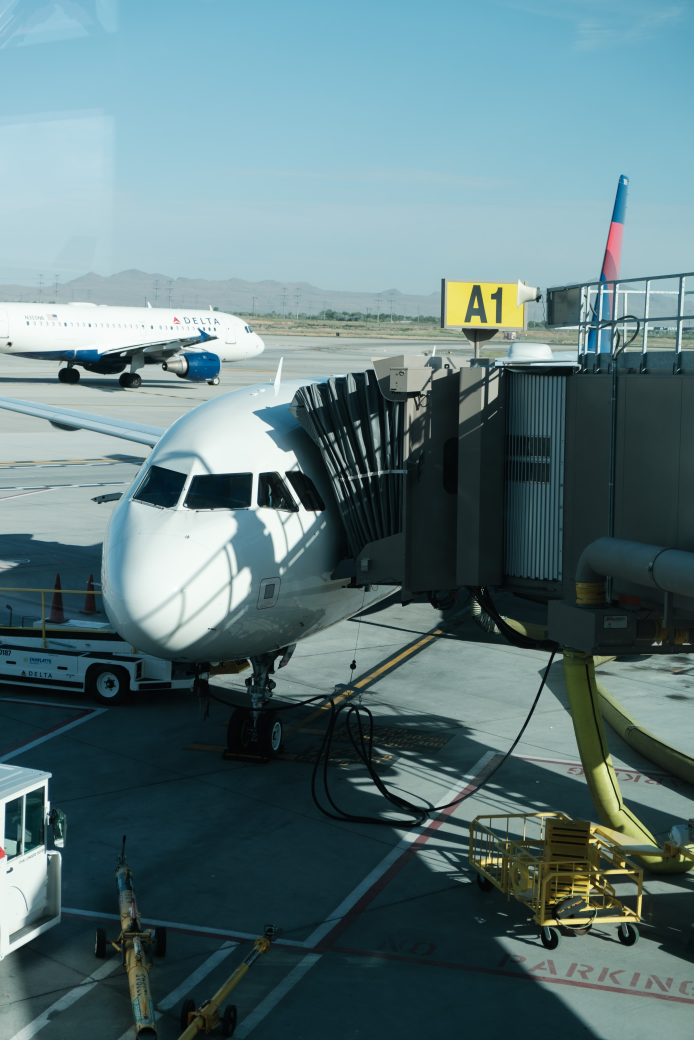
#> input picture dipCode/project0/images/airplane.jpg, 4160 x 6240 px (shown at 1/6 size); its folder holds 4 pictures in this run; the run also reads 1 picture not shown here
$ python main.py
#> lines starting #> are read from the running program, lines starting #| are printed output that depends on the picture
# pylint: disable=redefined-outer-name, unreachable, missing-function-docstring
"""
Image Processing Project 0: Starter Code
"""

import os
import numpy as np
import skimage as ski
import matplotlib.pyplot as plt

# Question 1.a:
def numpy_vec_op():
    # TODO: generate a numpy vector containing 0-4 using numpy function arange()
    ##  ***************** Your code starts here ***************** ##

    arr = np.arange(start=0, stop=5)

    ##  ***************** Your code ends here ***************** ##

    x = np.array([4, 5, 6, 7, 8])

    # TODO: perform a dot product with 'x', store it in 'result'

    ##  ***************** Your code starts here ***************** ##

    result = np.dot(arr, x)

    ##  ***************** Your code ends here ***************** ##

    if result != 70.0:
        print("\033[91mIncorrect!\033[00m")
    else:
        print("\033[92mCorrect!\033[00m")


# Question 1.b:
def numpy_mat_op():
    # TODO: generate a numpy matrix [[0, 1], [2, 3]] using numpy function arange() and reshape()
    ##  ***************** Your code starts here ***************** ##

    arr = np.arange(0, 4)
    B = arr.reshape(2, 2)

    ##  ***************** Your code ends here ***************** ##

    A = np.array([[5, 6], [7, 8]])

    # TODO: perform a dot product with 'A'
    ##  ***************** Your code starts here ***************** ##

    result = np.dot(B, A)

    ##  ***************** Your code ends here ***************** ##

    if np.sum(result - np.array([[7, 8], [31, 36]])) != 0:
        print("\033[91mIncorrect!\033[00m")
    else:
        print("\033[92mCorrect!\033[00m")


# Question 1.c:
def numpy_3d_op():
    # TODO: create a 10x10x3 matrix (think of this as an RGB image)
    ##  ***************** Your code starts here ***************** ##

    fake_rgb = np.ones((10, 10, 3))

    ##  ***************** Your code ends here ***************** ##

    weights = [0.3, 0.6, 0.1]

    # TODO: Compute the dot-product of the 10x10x3 matrix and 'weights' to get a 10x10 matrix
    ##  ***************** Your code starts here ***************** ##

    result = np.dot(fake_rgb, weights)

    ##  ***************** Your code ends here ***************** ##
    # Notice that you just took your 3-color "image" and made it 1 color!

    if result.shape != (10, 10):
        print("\033[91mIncorrect!\033[00m")
    else:
        print("\033[92mCorrect!\033[00m")


def image_io(folder_path: str) -> None:
    """ Reads in images, converts them to grayscale, displays them and saves the image grid
    """
#> called with folder_path = './images'
    grayscale_weights = [0.3, 0.6, 0.1]
    images = []
    print("Reading in files")
    for file in os.listdir(folder_path):
        # Read the images
        file_path = os.path.join(folder_path, file)
        # Note this required installing the imagecodecs to read a Tiff file. Unsure why it wasn't required by skimage.
        image = ski.io.imread(file_path)
#> image is the input picture: shape (6240, 4160, 3); mean R, G, B 93.8, 120.2, 123.9

        # Convert to grayscale and add to list
        if image.ndim == 3:
            # Only convert to grayscale if the image actually has 3 dimensions
            print(f"Convert file {file} to grayscale using weights: {grayscale_weights}")
            gray_img = np.dot(image[..., :3], grayscale_weights)
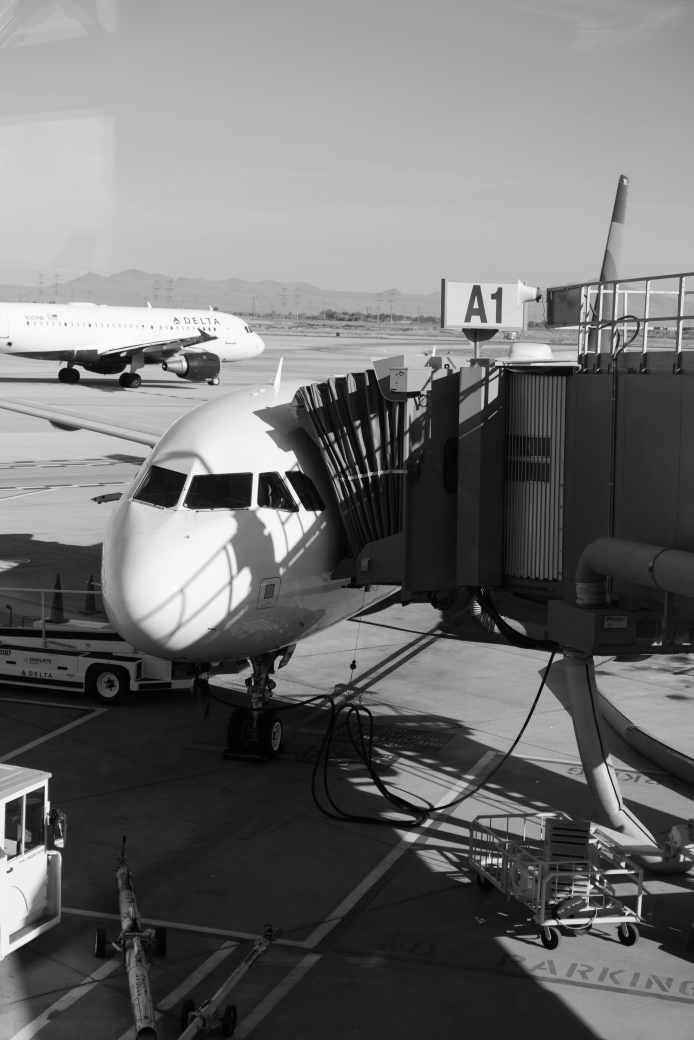
#> gray_img: shape (6240, 4160) float64 (shown at 1/6 size); min 0, max 255, mean 112.6
            images.append(gray_img)
        else:
            print(f"File: {file} already in grayscale")
            images.append(image)
#> pass 2 of the loop in image_io, `for file in os.listdir(folder_path):`:
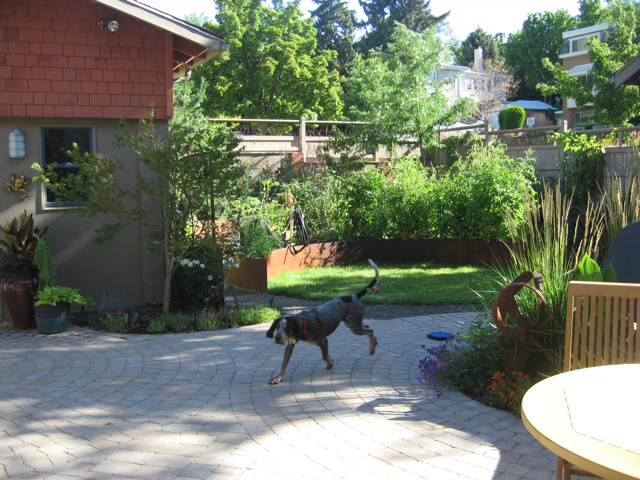
#> input picture dipCode/project0/images/houndog1.png, 640 x 480 px
#> in image_io, image is the input picture: shape (480, 640, 4); mean R, G, B, A 113.4, 120.9, 105.1, 255
#> in image_io, `gray_img = np.dot(image[..., :3], grayscale_weights)`:
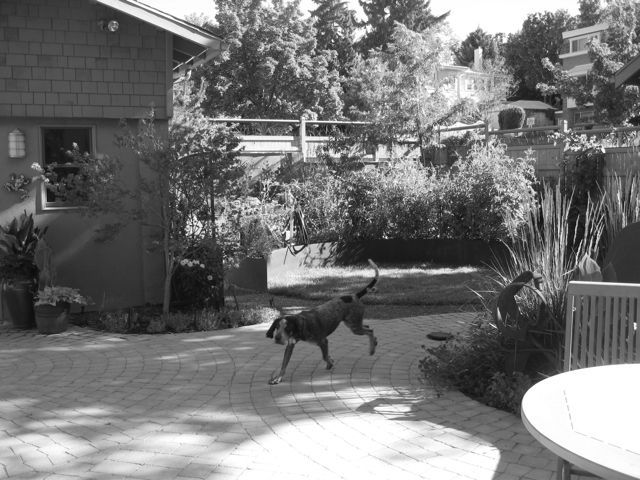
#> gray_img: shape (480, 640) float64; min 12, max 255, mean 117.1


    # Display in a grid using plt.subplots
    fig, axs = plt.subplots(2, 2)
    # Specify the color map is gray, otherwise it seems matplotlib interprets the data as RGB
    axs[0, 0].imshow(images[0], cmap='gray')
    axs[0, 1].imshow(images[1], cmap='gray')
    axs[1, 0].imshow(images[2], cmap='gray')
    axs[1, 1].imshow(images[3], cmap='gray')
    # Save images into files first
    print ("Saving image grid as a new file")
    fig.savefig("image_grid")

    # Then show the plot
    print ("Displaying images")
    plt.show()


if __name__ == "__main__":
    print("Question 1.a: ", end="")
    numpy_vec_op()
    print("Question 1.b: ", end="")
    numpy_mat_op()
    print("Question 1.c: ", end="")
    numpy_3d_op()
    print("Question 2:")
#> (the run stopped early here; a loop or call above may not have finished)
